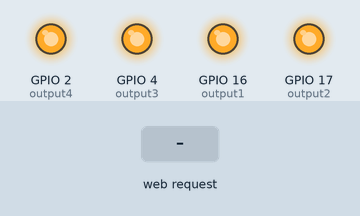
Recording of a sketch running on a simulated ESP32. Parts: output pins drawn as LEDs (lit = HIGH). The test bench sets the inputs (shaded band). WiFi joins after 1.5 s; servers stay silent unless stated; what the sketch prints to the serial monitor is not drawn.

Above: at 2.7 s.
2.8 s: HTTP request GET /1/on received
At 3.5 s:
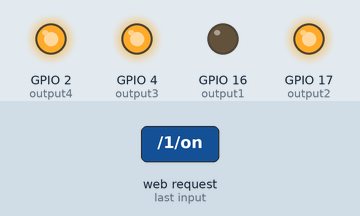
4.3 s: HTTP request GET /2/on received
At 4.6 s:
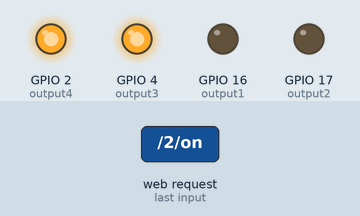
5.8 s: HTTP request GET /1/off received
At 7.0 s:
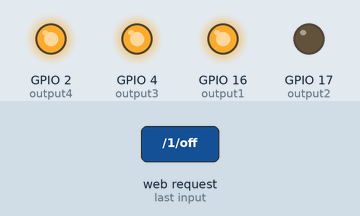
7.3 s: HTTP request GET /3/on received
At 8.1 s:
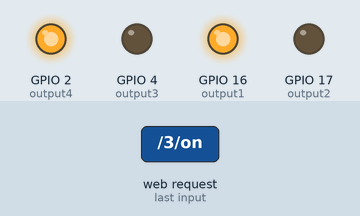
8.8 s: HTTP request GET /2/off received
At 9.3 s:
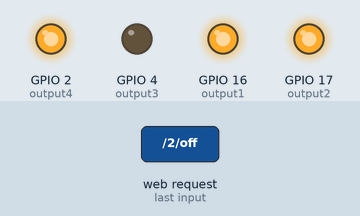
10.3 s: HTTP request GET /4/on received
At 11.6 s:
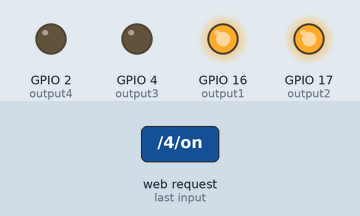
Timing chart, 0 to 12.8 s (numbered marks = the images above; inputs shaded):
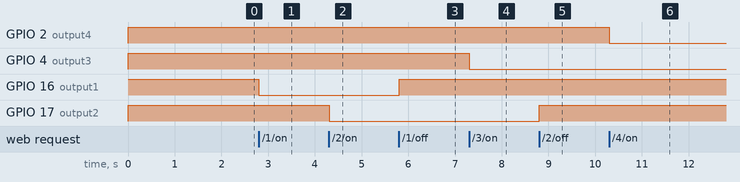

Measured:
- after the input at 2.8 s, GPIO 16 (output1): HIGH → LOW at once
- after the input at 4.3 s, GPIO 17 (output2): HIGH → LOW at once
- after the input at 5.8 s, GPIO 16 (output1): LOW → HIGH at once
- after the input at 7.3 s, GPIO 4 (output3): HIGH → LOW at once
- after the input at 8.8 s, GPIO 17 (output2): LOW → HIGH at once
- after the input at 10.3 s, GPIO 2 (output4): HIGH → LOW at once

The sketch:

ESP32_relais_et_telerupteurs_cave.ino
```cpp
/*********
  Rui Santos
  Complete project details at http://randomnerdtutorials.com
*********/

// Load Wi-Fi library
#include <WiFi.h>

// Replace with your network credentials
const char* ssid     = "";
const char* password = "";

// Set web server port number to 80
WiFiServer server(80);

// Variable to store the HTTP request
String header;

// Auxiliar variables to store the current output state
String output1State = "off";
String output2State = "off";
String output3State = "off";
String output4State = "off";

// Assign output variables to GPIO pins
const int output1 = 16;
const int output2 = 17;
const int output3 = 4;
const int output4 = 2;

void setup() {
  Serial.begin(115200);
  // Initialize the output variables as outputs
  pinMode(output1, OUTPUT);
  pinMode(output2, OUTPUT);
  pinMode(output3, OUTPUT);
  pinMode(output4, OUTPUT);
  // Set outputs to LOW
  digitalWrite(output1, HIGH);
  digitalWrite(output2, HIGH);
  digitalWrite(output3, HIGH);
  digitalWrite(output4, HIGH);

  // Connect to Wi-Fi network with SSID and password
  Serial.print("Connecting to ");
  Serial.println(ssid);
  WiFi.begin(ssid, password);
  while (WiFi.status() != WL_CONNECTED) {
    delay(500);
    Serial.print(".");
  }
  // Print local IP address and start web server
  Serial.println("");
  Serial.println("WiFi connected.");
  Serial.println("IP address: ");
  Serial.println(WiFi.localIP());
  server.begin();
}

void loop(){
  WiFiClient client = server.available();   // Listen for incoming clients

  if (client) {                             // If a new client connects,
    Serial.println("New Client.");          // print a message out in the serial port
    String currentLine = "";                // make a String to hold incoming data from the client
    while (client.connected()) {            // loop while the client's connected
      if (client.available()) {             // if there's bytes to read from the client,
        char c = client.read();             // read a byte, then
        Serial.write(c);                    // print it out the serial monitor
        header += c;
        if (c == '\n') {                    // if the byte is a newline character
          // if the current line is blank, you got two newline characters in a row.
          // that's the end of the client HTTP request, so send a response:
          if (currentLine.length() == 0) {
            // HTTP headers always start with a response code (e.g. HTTP/1.1 200 OK)
            // and a content-type so the client knows what's coming, then a blank line:
            client.println("HTTP/1.1 200 OK");
            client.println("Content-type:text/html");
            client.println("Connection: close");
            client.println();

            // turns the GPIOs on and off
            if (header.indexOf("GET /1/on") >= 0) {
              Serial.println("GPIO 26 on");
              output1State = "on";
              digitalWrite(output1, LOW);
            } else if (header.indexOf("GET /1/off") >= 0) {
              Serial.println("GPIO 26 off");
              output1State = "off";
              digitalWrite(output1, HIGH);
            } else if (header.indexOf("GET /2/on") >= 0) {
              Serial.println("GPIO 27 on");
              output2State = "on";
              digitalWrite(output2, LOW);
            } else if (header.indexOf("GET /2/off") >= 0) {
              Serial.println("GPIO 27 off");
              output2State = "off";
              digitalWrite(output2, HIGH);
            } else if (header.indexOf("GET /3/on") >= 0) {
              Serial.println("GPIO 14 on");
              output3State = "on";
              digitalWrite(output3, LOW);
            } else if (header.indexOf("GET /3/off") >= 0) {
              Serial.println("GPIO 14 off");
              output3State = "off";
              digitalWrite(output3, HIGH);
            } else if (header.indexOf("GET /4/on") >= 0) {
              Serial.println("GPIO 25 on");
              output4State = "on";
              digitalWrite(output4, LOW);
            } else if (header.indexOf("GET /4/off") >= 0) {
              Serial.println("GPIO 25 off");
              output4State = "off";
              digitalWrite(output4, HIGH);
            }
            else if (header.indexOf("GET /1/state") >= 0) {
              client.println(output1State);
            }
            else if (header.indexOf("GET /2/state") >= 0) {
              client.println(output2State);
            }
            else if (header.indexOf("GET /3/state") >= 0) {
              client.println(output3State);
            }
            else if (header.indexOf("GET /4/state") >= 0) {
              client.println(output4State);
            }

            // Display the HTML web page
            /*client.println("<!DOCTYPE html><html>");
            client.println("<head><meta name=\"viewport\" content=\"width=device-width, initial-scale=1\">");
            client.println("<link rel=\"icon\" href=\"data:,\">");
            // CSS to style the on/off buttons
            // Feel free to change the background-color and font-size attributes to fit your preferences
            client.println("<style>html { font-family: Helvetica; display: inline-block; margin: 0px auto; text-align: center;}");
            client.println(".button { background-color: #4CAF50; border: none; color: white; padding: 16px 40px;");
            client.println("text-decoration: none; font-size: 30px; margin: 2px; cursor: pointer;}");
            client.println(".button2 {background-color: #555555;}</style></head>");

            // Web Page Heading
            client.println("<body><h1>ESP32 Web Server</h1>");

            // Display current state, and ON/OFF buttons for GPIO 26
            client.println("<p>GPIO 26 - State " + output1State + "</p>");
            // If the output1State is off, it displays the ON button
            if (output1State=="off") {
              client.println("<p><a href=\"/26/on\"><button class=\"button\">ON</button></a></p>");
            } else {
              client.println("<p><a href=\"/26/off\"><button class=\"button button2\">OFF</button></a></p>");
            }

            // Display current state, and ON/OFF buttons for GPIO 27
            client.println("<p>GPIO 27 - State " + output47State + "</p>");
            // If the output47State is off, it displays the ON button
            if (output47State=="off") {
              client.println("<p><a href=\"/27/on\"><button class=\"button\">ON</button></a></p>");
            } else {
              client.println("<p><a href=\"/27/off\"><button class=\"button button2\">OFF</button></a></p>");
            }
            client.println("</body></html>");

            // The HTTP response ends with another blank line
            client.println();*/
            // Break out of the while loop
            break;
          } else { // if you got a newline, then clear currentLine
            currentLine = "";
          }
        } else if (c != '\r') {  // if you got anything else but a carriage return character,
          currentLine += c;      // add it to the end of the currentLine
        }
      }
    }
    // Clear the header variable
    header = "";
    // Close the connection
    client.stop();
    Serial.println("Client disconnected.");
    Serial.println("");
  }
}
```
